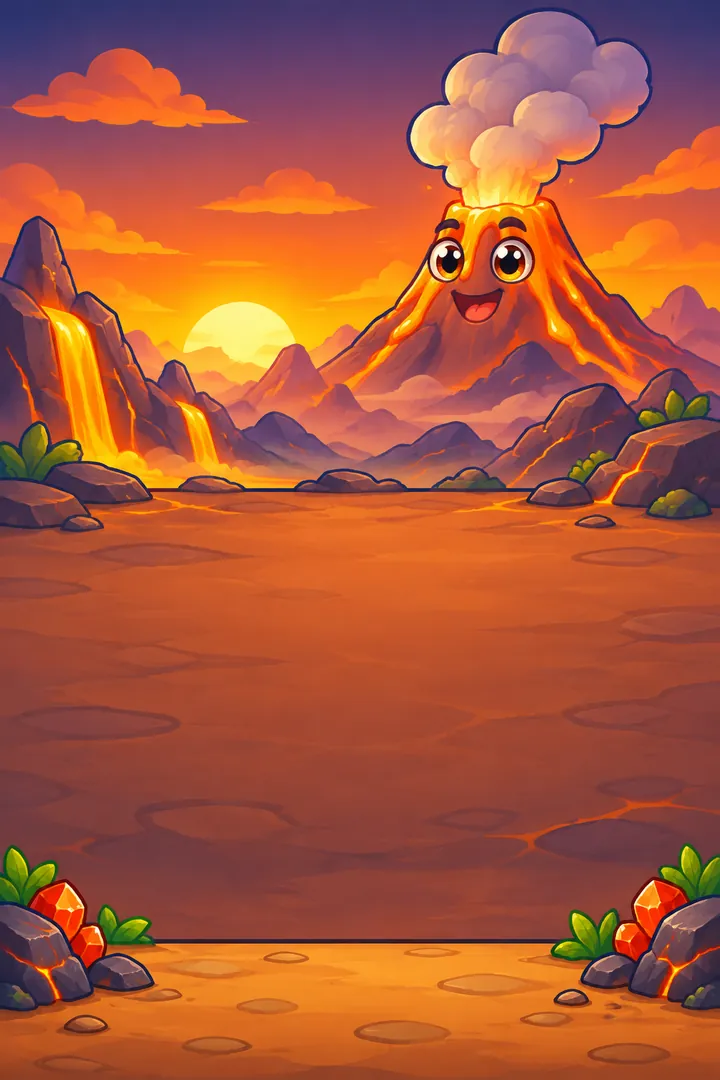
#> input picture site/critter-vac/art/bg_volcano.webp, 720 x 1080 px
$ python -i process.py   (imports and definitions only)
#> lines starting #> are read from the running program, lines starting #| are printed output that depends on the picture
"""Cut the generated sheets into sprites, trim, downscale and export WebP into game/public/art.
Usage: python3 -I process.py RAW_DIR"""
import os, sys
from PIL import Image

HERE = os.path.dirname(os.path.abspath(__file__))
OUT = os.path.join(HERE, "..", "..", "public", "art")

# 2x2 sheets: names in order top-left, top-right, bottom-left, bottom-right
SHEETS = {
    "fish_lake1": ["minnow", "perch", "trout", "koi_queen"],
    "fish_lake2": ["bluegill", "catfish", "pike", "glow_eel"],
    "fish_lake3": ["moon_pike", "old_boot", "rubber_duck", "soda_can"],
    "fish_ocean1": ["sardine", "clownfish", "mackerel", "puffer"],
    "fish_ocean2": ["jelly", "tuna", "swordfish", "angler"],
    "props_lake": ["p_reeds", "p_boulder", "p_post", "p_grass"],
    "props_ocean": ["p_kelp", "p_coral", "p_anemone", "p_glow"],
    "icons": ["i_coin", "i_line", "i_hooks", "i_luck"],
    "surprises": ["s_shark", "s_bottle", "s_chest", "s_gull"],
    "props_ice": ["p_crystal", "p_iceberg", "p_arctickelp", "p_icicles"],
    "fish_ice1": ["ice_cod", "arctic_char", "snow_crab", "lost_mitten"],
    "fish_ice2": ["baby_penguin", "frost_jelly", "crystal_trout", "beluga"],
    "baits1": ["b_worm", "b_shrimp", "b_firefly", "b_golden"],
    "baits2": ["b_moon", "b_ice", "b_rainbow", "b_bobber"],
    "gear": ["g_lantern", "g_sonar", "g_shop", "g_map"],
    "props_reef": ["p_seafan", "p_brain", "p_anemone2", "p_tube"],
    "fish_reef1": ["blue_tang", "parrotfish", "flip_flop", "seahorse"],
    "fish_reef2": ["lionfish", "sea_turtle", "octopus", "manta"],
    "pets": ["pet_cat", "pet_dog", "pet_parrot", "pet_penguin"],
    "hats": ["hat_pirate", "hat_crown", "hat_beanie", "hat_straw"],
    "hats2": ["hat_cap", "hat_rain", "hat_frog", "hat_sailor"],
    "npcs": ["npc_captain", "npc_chef", "npc_scientist", "npc_granny"],
    "props_volcano": ["p_vent", "p_tubeworm", "p_geode", "p_emberweed"],
    "fish_volcano1": ["ember_fish", "magma_crab", "hot_bottle", "obsidian_puffer"],
    "fish_volcano2": ["salamander", "lava_jelly", "fire_koi", "basalt_grouper"],
}
SINGLES = {"fish_whiskers": "old_whiskers", "fish_marlin": "grand_marlin", "fish_whale": "star_whale", "nc_idle": "kid_idle", "nc_cast": "kid_cast", "nc_reel": "kid_reel", "nc_cheer": "kid_cheer",
           "boat": "boat", "boat_cast": "boat_cast", "boat_reel": "boat_reel", "boat_cheer": "boat_cheer",
           "ice_floor": "floor_ice", "fish_narwhal": "narwhal_king", "fish_aurora": "aurora_ray",
           "reef_floor": "floor_reef", "fish_coraldragon": "coral_dragon", "fish_opal": "opal_serpent",
           "volcano_floor": "floor_volcano", "fish_phoenix": "phoenix_fish", "fish_magmadragon": "magma_dragon",
           "lake_floor": "floor_lake", "ocean_floor": "floor_ocean"}
BACKGROUNDS = {"lake_surface": "bg_lake", "ocean_surface": "bg_ocean", "ice_surface": "bg_ice", "reef_surface": "bg_reef", "aquarium": "bg_aquarium", "volcano_surface": "bg_volcano"}
MAX = {"phoenix_fish": 420, "magma_dragon": 440, "npc_": 140, "kid_": 400, "pet_": 160, "hat_": 140, "coral_dragon": 420, "opal_serpent": 460, "i_": 128, "b_": 128, "g_": 128, "s_": 300, "narwhal_king": 420, "aurora_ray": 460, "boat_": 420, "p_": 360, "floor_": 1024, "boat": 420, "old_whiskers": 420, "grand_marlin": 420, "star_whale": 480}

def max_for(name):
    for k, v in MAX.items():
        if name.startswith(k): return v
    return 300

def trim(im):
    """keep only the largest opaque blob (drops slivers of neighbouring sprites), then crop to it"""
    a = im.getchannel("A")
    small = a.resize((a.width // 4, a.height // 4)).point(lambda v: 1 if v > 40 else 0)
    w, h = small.size; px = small.load(); seen = [[False] * w for _ in range(h)]
    best = None
    for y0 in range(h):
        for x0 in range(w):
            if not px[x0, y0] or seen[y0][x0]: continue
            stack = [(x0, y0)]; seen[y0][x0] = True; n = 0; bx = [x0, y0, x0, y0]
            while stack:
                x, y = stack.pop(); n += 1
                bx[0] = min(bx[0], x); bx[1] = min(bx[1], y); bx[2] = max(bx[2], x); bx[3] = max(bx[3], y)
                for nx, ny in ((x + 1, y), (x - 1, y), (x, y + 1), (x, y - 1)):
                    if 0 <= nx < w and 0 <= ny < h and px[nx, ny] and not seen[ny][nx]:
                        seen[ny][nx] = True; stack.append((nx, ny))
            if not best or n > best[0]: best = (n, bx)
    if not best: return im
    x0, y0, x1, y1 = best[1]
    box = (max(0, x0 * 4 - 6), max(0, y0 * 4 - 6), min(im.width, x1 * 4 + 10), min(im.height, y1 * 4 + 10))
    im = im.crop(box)
    bb = im.getchannel("A").point(lambda v: 255 if v > 40 else 0).getbbox()
    return im.crop(bb) if bb else im

# made by earlier pipeline versions, no longer used by the game
UNUSED = {"b_bobber", "kid_idle", "kid_cast", "kid_reel", "kid_cheer", "boat", "boat_cast", "boat_reel", "boat_cheer"}

def save(im, name):
    if name in UNUSED: return
    m = max_for(name)
    im.thumbnail((m, m), Image.LANCZOS)
    im.save(os.path.join(OUT, name + ".webp"), "WEBP", quality=86, method=6)
    print(f"{name:14s} {im.size}")

def main(raw):
    os.makedirs(OUT, exist_ok=True)
    for sheet, names in SHEETS.items():
        p = os.path.join(raw, sheet + ".png")
        if not os.path.exists(p): print("missing", sheet); continue
        im = Image.open(p).convert("RGBA"); w, h = im.size
        for i, n in enumerate(names):
            x, y = (i % 2) * w // 2, (i // 2) * h // 2
            save(trim(im.crop((x, y, x + w // 2, y + h // 2))), n)
    for src, n in SINGLES.items():
        p = os.path.join(raw, src + ".png")
        if os.path.exists(p): save(trim(Image.open(p).convert("RGBA")), n)
        else: print("missing", src)
    for src, n in BACKGROUNDS.items():
        p = os.path.join(raw, src + ".png")
        if not os.path.exists(p): print("missing", src); continue
        im = Image.open(p).convert("RGB"); im.thumbnail((720, 1080), Image.LANCZOS)
        im.save(os.path.join(OUT, n + ".webp"), "WEBP", quality=80, method=6); print(f"{n:14s} {im.size}")
    total = sum(os.path.getsize(os.path.join(OUT, f)) for f in os.listdir(OUT))
    print(f"total {total / 1024:.0f} KB in {len(os.listdir(OUT))} files")

# [2 lines not run here, left out]

>>> import cv2
>>> picture = cv2.imread('../../../site/critter-vac/art/bg_volcano.webp', cv2.IMREAD_GRAYSCALE)
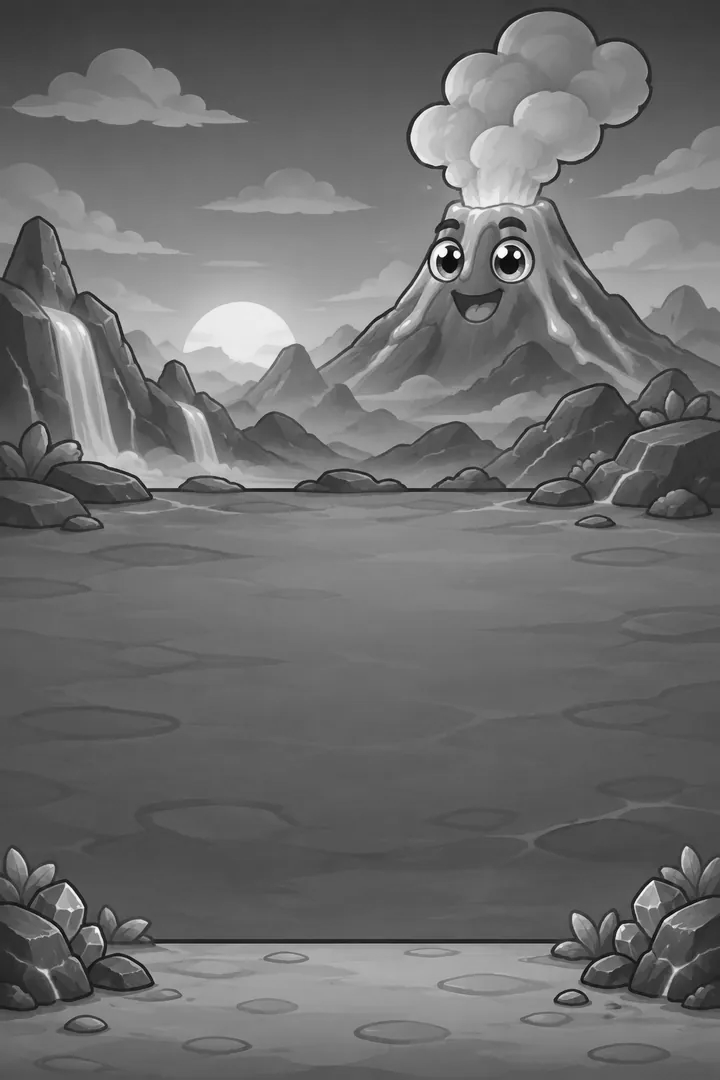
#> picture: shape (1080, 720); min 2, max 255, mean 108.6
#> (the run stopped early here; a loop or call above may not have finished)

$ run again, on site/critter-vac/art/home_0.webp
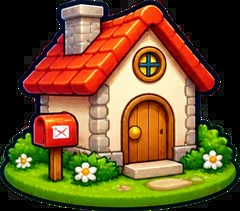
#> input picture site/critter-vac/art/home_0.webp, 240 x 211 px
#> `picture = cv2.imread('../../../site/critter-vac/art/bg_volcano.webp', ..`:
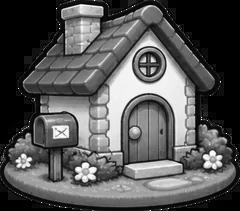
#> picture: shape (211, 240); min 0, max 255, mean 86.2
